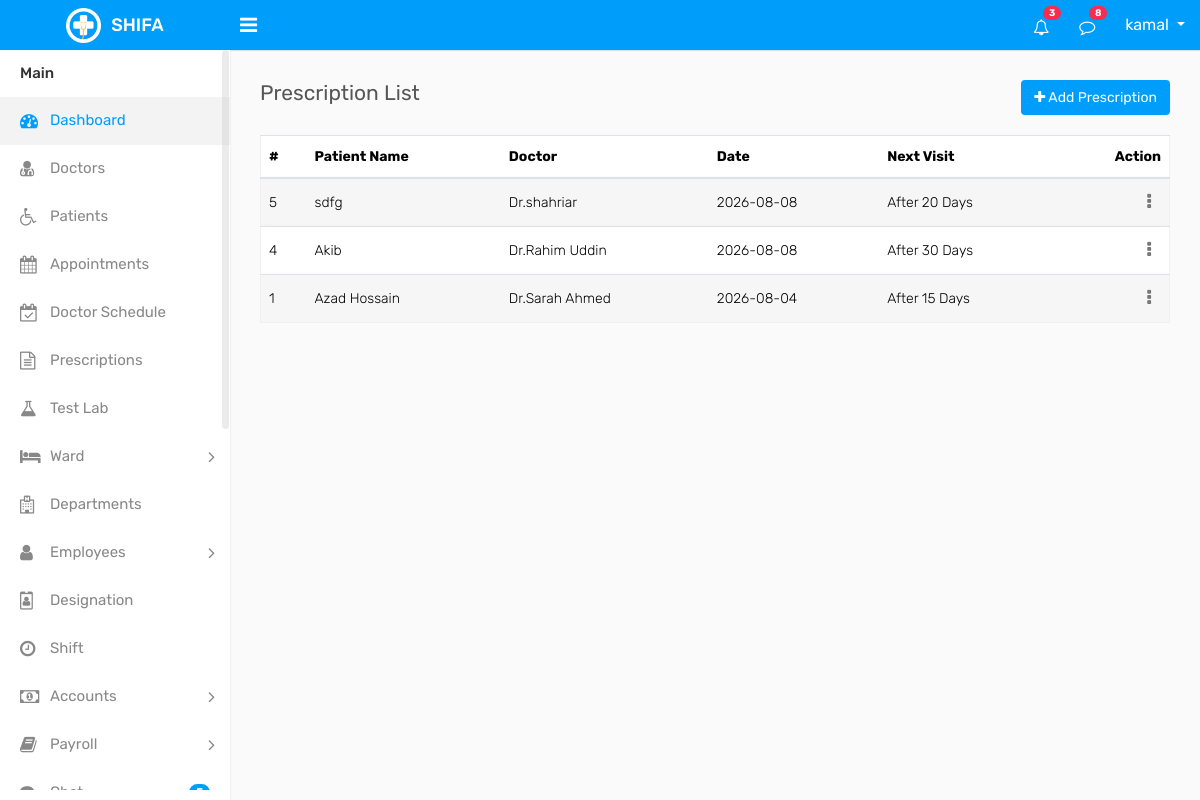
The app's page /prescription/prescription_list.php (signed in), older data.
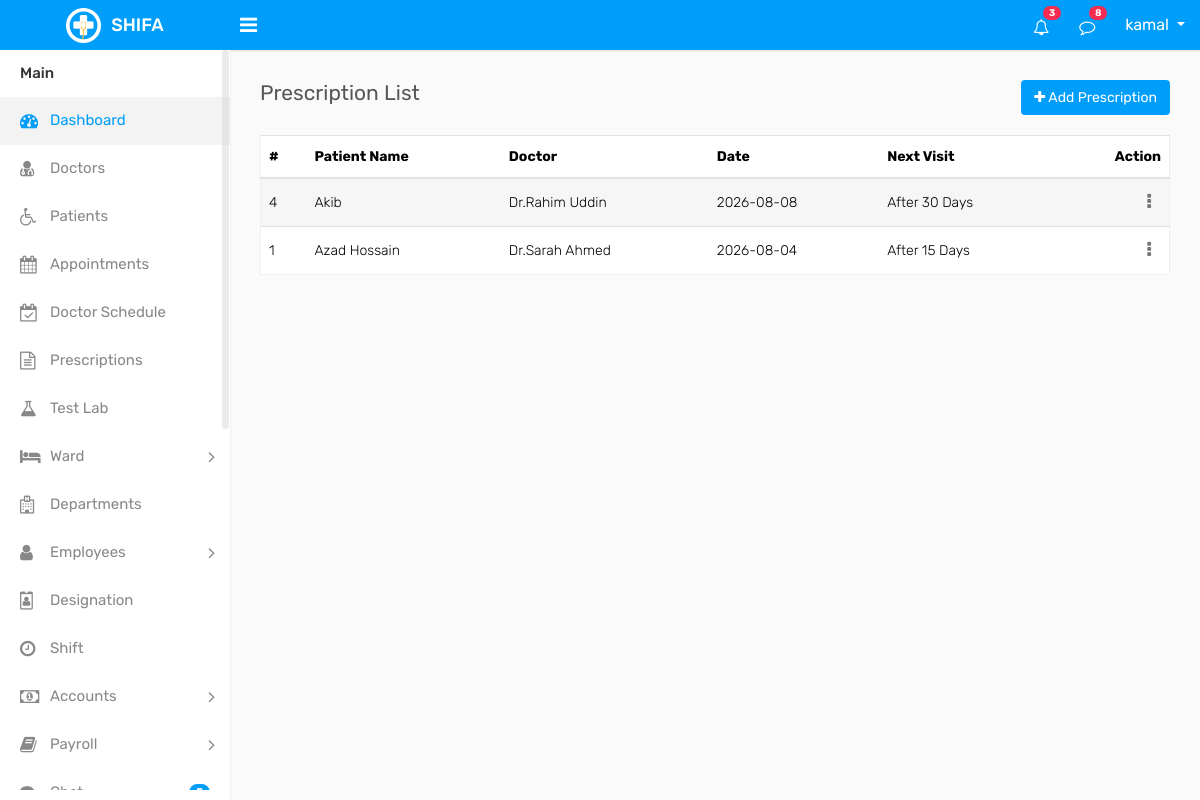
The same page, newer data.
### tables this page shows
CREATE TABLE `prescriptions` (
  `id` int(11) NOT NULL,
  `patient_id` int(11) NOT NULL,
  `doctor_id` int(11) NOT NULL,
  `Obj_date` date NOT NULL,
  `Cc` text DEFAULT NULL,
  `Dx` text DEFAULT NULL,
  `Inv` text DEFAULT NULL,
  `medicines` longtext DEFAULT NULL,
  `additional_notes` text DEFAULT NULL,
  `Weight` varchar(20) DEFAULT NULL,
  `Next_visit_day` int(11) DEFAULT NULL
);

CREATE TABLE `patients` (
  `id` int(11) NOT NULL,
  `name` varchar(100) DEFAULT NULL,
  `gender` int(3) DEFAULT NULL COMMENT '1=male,2=female,3=others',
  `age` int(2) DEFAULT NULL,
  `blood_group` int(6) DEFAULT NULL,
  `phone` varchar(20) DEFAULT NULL,
  `email` varchar(100) DEFAULT NULL,
  `address` varchar(200) DEFAULT NULL,
  `emergency_contact` varchar(20) DEFAULT NULL,
  `created_at` timestamp NOT NULL DEFAULT current_timestamp(),
  `updated_at` timestamp NOT NULL DEFAULT current_timestamp() ON UPDATE current_timestamp(),
  `deleted_at` datetime DEFAULT NULL,
  `created_by` int(11) DEFAULT NULL,
  `updated_by` int(11) DEFAULT NULL
);

CREATE TABLE `doctors` (
  `id` int(11) NOT NULL,
  `department_id` int(11) NOT NULL,
  `designation_id` int(11) NOT NULL,
  `shift_id` int(11) NOT NULL,
  `name` varchar(100) DEFAULT NULL,
  `gender` int(11) DEFAULT NULL COMMENT '1=male,2=female,3=others',
  `specialization` varchar(100) DEFAULT NULL,
  `qualification` varchar(100) DEFAULT NULL,
  `experience` int(11) DEFAULT NULL,
  `phone` varchar(20) DEFAULT NULL,
  `email` varchar(100) DEFAULT NULL,
  `address` text DEFAULT NULL,
  `created_at` timestamp NOT NULL DEFAULT current_timestamp(),
  `updated_at` timestamp NOT NULL DEFAULT current_timestamp() ON UPDATE current_timestamp(),
  `deleted_at` datetime DEFAULT NULL
);

### prescription/prescription_list.php (the view, shortened to what this page needs)
<?php require_once "../component/header.php";?>
<?php require_once "../component/sidebar.php";?>
<?php require_once "../component/connection.php";?>
<?php
$conn = $crud->conn;
$sql = "SELECT p.*, pt.name as patient_name, d.name as doctor_name
        FROM prescriptions p
        LEFT JOIN patients pt ON p.patient_id = pt.id
        LEFT JOIN doctors d ON p.doctor_id = d.id
        ORDER BY p.id DESC";
$result = $conn->query($sql);
?>
<div class="page-wrapper">
    <div class="content">
        <div class="row">
            <div class="col-sm-4 col-3">
                <h4 class="page-title">Prescription List</h4>
            </div>
            <div class="col-sm-8 col-9 text-right m-b-20">
                <a href="add_prescription.php" class="btn btn-primary">
                    <i class="fa fa-plus"></i> Add Prescription
                </a>
            </div>
        </div>
        <div class="row">
            <div class="col-md-12">
                <div class="table-responsive">
                    <table class="table table-striped custom-table mb-0">
                        <thead>
                            <tr>
                                <th>#</th>
                                <th>Patient Name</th>
                                <th>Doctor</th>
                                <th>Date</th>
                                <th>Next Visit</th>
                                <th class="text-right">Action</th>
                            </tr>
                        </thead>
                        <tbody>
                        <?php
                        if($result && $result->num_rows > 0){
                            while($row = $result->fetch_assoc()){
                        ?>
                            <tr>
                                <td><?php echo $row['id'];?></td>
                                <td><?php echo $row['patient_name'];?></td>
                                <td> <?php echo $row['doctor_name'];?></td>
                                <td><?php echo $row['Obj_date'];?></td>
                                <td>After <?php echo $row['Next_visit_day'];?> Days</td>
                                <td class="text-right">
                                    <div class="dropdown dropdown-action">
                                        <a href="#" class="action-icon dropdown-toggle" data-toggle="dropdown"><i class="fa fa-ellipsis-v"></i></a>
                                    </div>
                                </td>
                            </tr>
                        <?php
                            }
                        } else {
                            echo "<tr><td colspan='6' class='text-center'>No Data Found</td></tr>";
                        }
                        ?>
                        </tbody>
                    </table>
                </div>
            </div>
        </div>
    </div>
</div>
<?php require_once "../component/footer.php";?>

Row changes from the older to the newer data that the page shows:
removed prescriptions: id "5", patient.name "sdfg", doctor.name "Dr.shahriar", Obj_date "2026-08-08", Next_visit_day "20"
